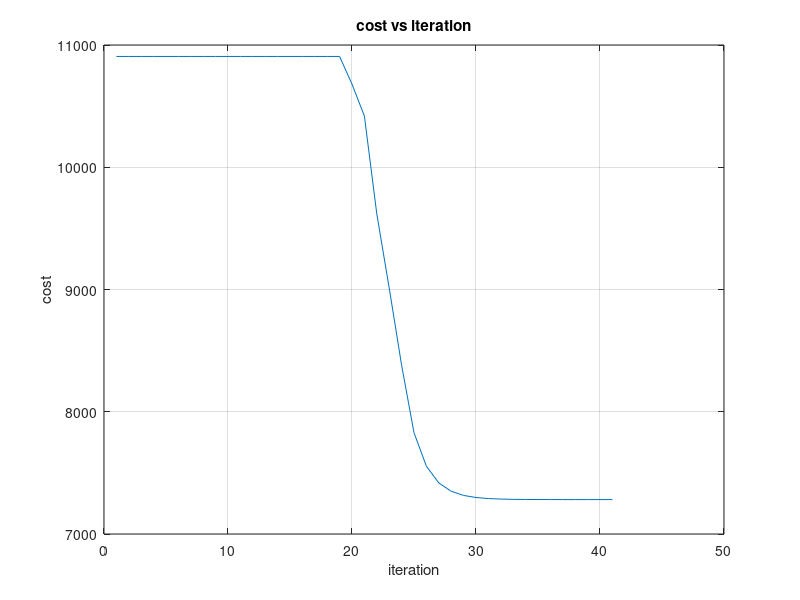

The MATLAB script that drew this image:

% % Solution of Economic Load Dispatch problem neglecting both transmission losses
clc; 
clear all;
alpha = [510; 310; 18];
beta = [7.2; 7.85; 7.97];
gamma = [0.00142; 0.00194; 0.00482];
PD=800;
delp=10;		
lamda=15;
disp(['	lamda       p1      p2        p3         DP     delambda  totalcost'])
iter=0;	
Pmin=[ 150 100 50 ];
Pmax=[ 600 400 200];
while abs(delp)>=0.001
    iter=iter+1;
    P=(lamda-beta)./(2*gamma);	
    for i=1:3
    if P(i)>Pmax(i)
        P(i)=Pmax(i);
    end
    if P(i)<Pmin(i)
        P(i)=Pmin(i);
    end
    end
    delp=PD-sum(P);  
    J=sum(ones(length(gamma),1)./(2*gamma)); 
    delamda=delp/J;
    totalcost(iter)=sum(alpha+beta.*P+gamma.*P.^2);
    disp([lamda,P(1),P(2),P(3), delp, delamda, totalcost(iter)])
    lamda=lamda+(delamda/2); 	
end


 plot(totalcost);
 grid on
 xlabel('iteration');
ylabel('cost');
title('cost vs iteration');
P
lamda


totalcost=totalcost(iter)
j=1:1:iter;
